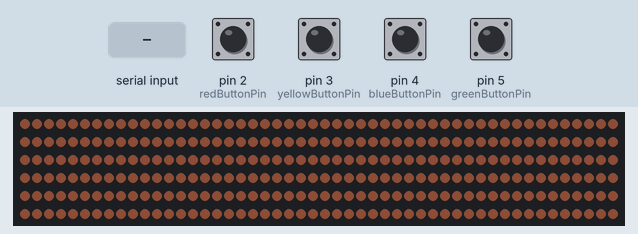
A sketch run on a simulated Arduino Leonardo, built with avr-gcc and run on an emulated ATmega32U4. Shown: 300 RGB LEDs in strip order, left to right, continuing on the next row. Inputs (shaded band) come from the test bench; at power-on: pin 2 (redButtonPin), pin 3 (yellowButtonPin), pin 4 (blueButtonPin), pin 5 (greenButtonPin) LOW. Dim RGB values are drawn brighter than linear.

Above: at 2.2 s.
2.3 s: "2" received over Serial
At 2.59 s:
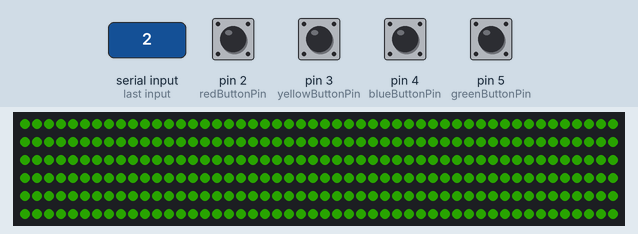
4.1 s: "0" received over Serial
At 4.5 s:
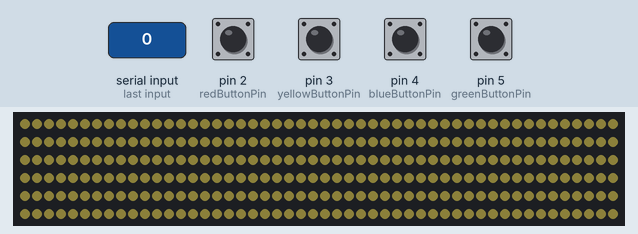
6.9 s: "4" received over Serial
At 9.92 s:
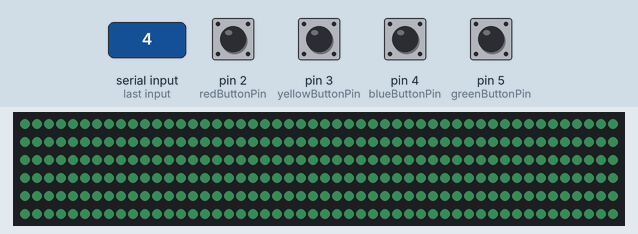

Measured:
- after the input at 2.3 s, the LEDs: first change after 0.11 s (image 1 shows a later state)
- after the input at 4.1 s, the LEDs: change after 0.07 s (image 2)

The sketch:

Podium_Complete.ino
```cpp
#include <Keyboard.h>
#include "FastLED.h"

// BUTTONS
int redButtonPin = 2;
int yellowButtonPin = 3;
int blueButtonPin = 4;
int greenButtonPin = 5;

int redButtonState = 0;
int yellowButtonState = 0;
int blueButtonState = 0;
int greenButtonState = 0;

bool redDown = false;
bool yellowDown = false;
bool blueDown = false;
bool greenDown = false;

// LEDS
// how many LEDs in your strip?
#define NUM_LEDS 300
#define DATA_PIN 6
CRGB leds[NUM_LEDS];

int incomingByte = 0;
int state = 0; // 0 = idle, 1 = ep, 2 = tb, 3 = hrtly

int fadeClock = 0;

void setup() {
  pinMode(redButtonPin, INPUT);
  pinMode(yellowButtonPin, INPUT);
  pinMode(greenButtonPin, INPUT);
  pinMode(blueButtonPin, INPUT);

  FastLED.addLeds<WS2812B, DATA_PIN, GRB>(leds, NUM_LEDS);
  FastLED.setBrightness(100);

  Serial.begin(9600);
  delay(1000);
}

// used by the state switch statement to create a pulsing color effect
void characterColorPulse(int hue) {
  float pulse = sin(fadeClock * 0.0123); // 0.0246 ≈ 2π/255
  uint8_t brightness = (uint8_t)((pulse + 1.0) * 127.5); // scale to 0–255
  solidColor(CHSV(hue, 255, brightness));
}

void solidColor(CHSV color) {
  for (int i = 0; i < NUM_LEDS; i++) {
    leds[i] = color;
  }
  FastLED.show();
}

void flashWrong() {
  for (int i = 0; i < 4; i++) {
    solidColor( CHSV( 0, 255, 255) );
    delay(100);
    solidColor( CHSV( 0, 0, 0) );
    delay(100);
  }
}

void loop() {
  // -- BUTTONS --
  redButtonState = digitalRead(redButtonPin);
  yellowButtonState = digitalRead(yellowButtonPin);
  blueButtonState = digitalRead(blueButtonPin);
  greenButtonState = digitalRead(greenButtonPin);

  if (redButtonState == HIGH && redDown == false) {
    Keyboard.write('1');
    redDown = true;
    Serial.println("RED");
  }
  if (yellowButtonState == HIGH  && yellowDown == false) {
    Keyboard.write('2');
    yellowDown = true;
    Serial.println("YEL");
  }
  if (blueButtonState == HIGH && blueDown == false) {
    Keyboard.write('3');
    blueDown = true;
    Serial.println("BLU");
  }
  if (greenButtonState == HIGH && greenDown == false) {
    Keyboard.write('4');
    greenDown = true;
    Serial.println("GRE");
  }

  if (redButtonState == LOW ) {
    redDown = false;
  }
  if (yellowButtonState == LOW) {
    yellowDown = false;
  }
  if (blueButtonState == LOW) {
    blueDown = false;
  }
  if (greenButtonState == LOW) {
    greenDown = false;
  }

  // -- LEDS --
  fadeClock++;
  if (fadeClock >= 255) {
    fadeClock = 0;
  }

  switch(state) {
    case 0: // IDLE || RGB fade while waiting for player
      solidColor( CHSV( fadeClock, 100, 100) );
      break;
    // when player active, pulsing solid color corresponding to their character
    case 1: // EP
      characterColorPulse(42);
      //solidColor( CHSV( 85, 255, fadeClock) );
      break;
    case 2: // TB
      characterColorPulse(85);
      //solidColor( CHSV( 85, 255, fadeClock) );
      break;
    case 3: // HRTLY
      characterColorPulse(230);
      //solidColor( CHSV( 230, 255, fadeClock) );
      break;
    default:
      break;
  }

  // check for serial port inputs from unity
  if (Serial.available() > 0) {
    // read the incoming byte:
    incomingByte = Serial.read();

    switch(incomingByte) {
      case 48: // 0 - set to idle
        state = 0;
        break;
      case 49: // 1 - set to ep
        state = 1;
        break;
      case 50: // 2 - set to tb
        state = 2;
        break;
      case 51: // 3 - set to hrtly
        state = 3;
        break;
      case 52: // 4 - incorrect answer
        flashWrong();
        break;
      default:
        break;
    }
  }

  delay(50);
}
```
